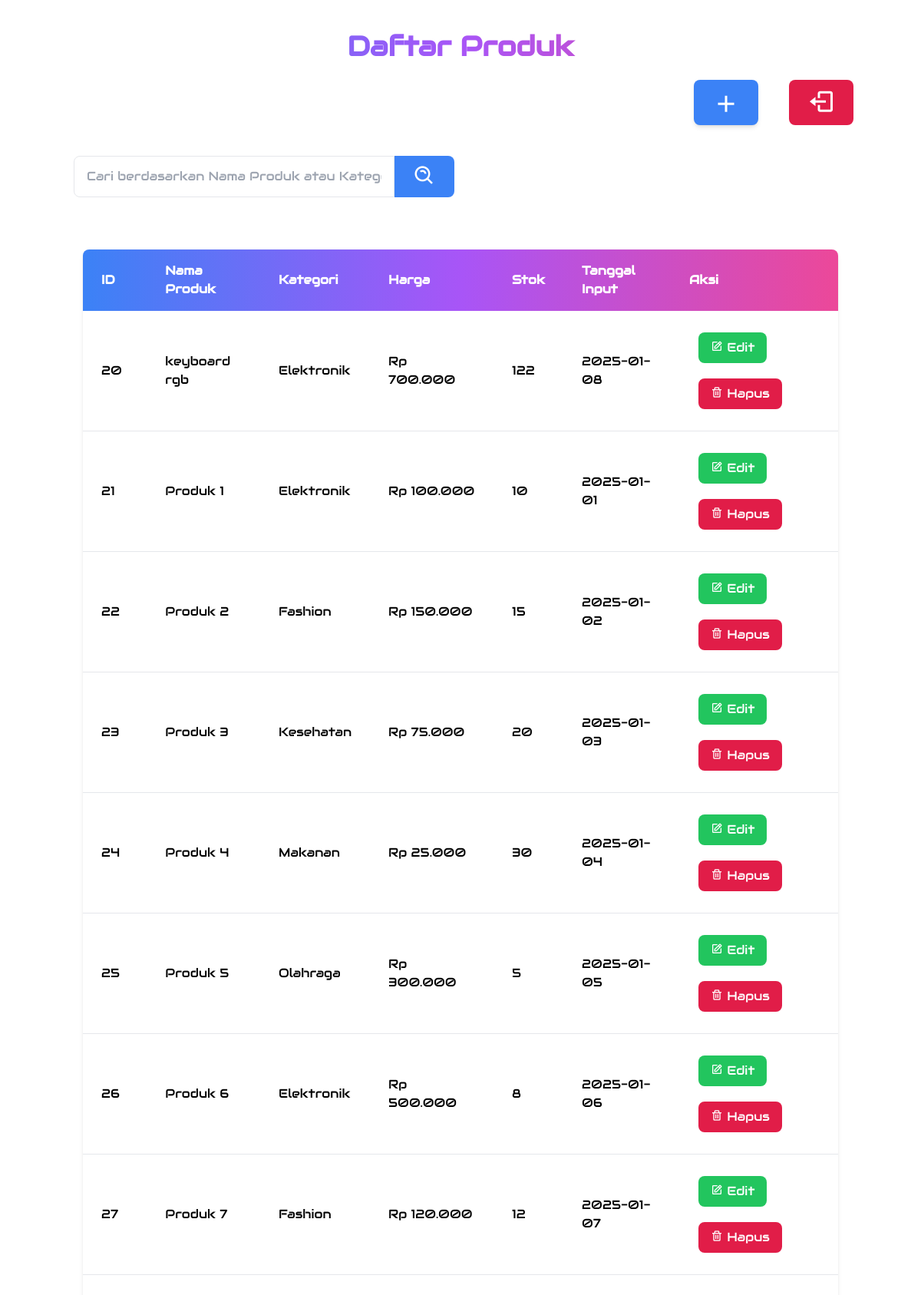
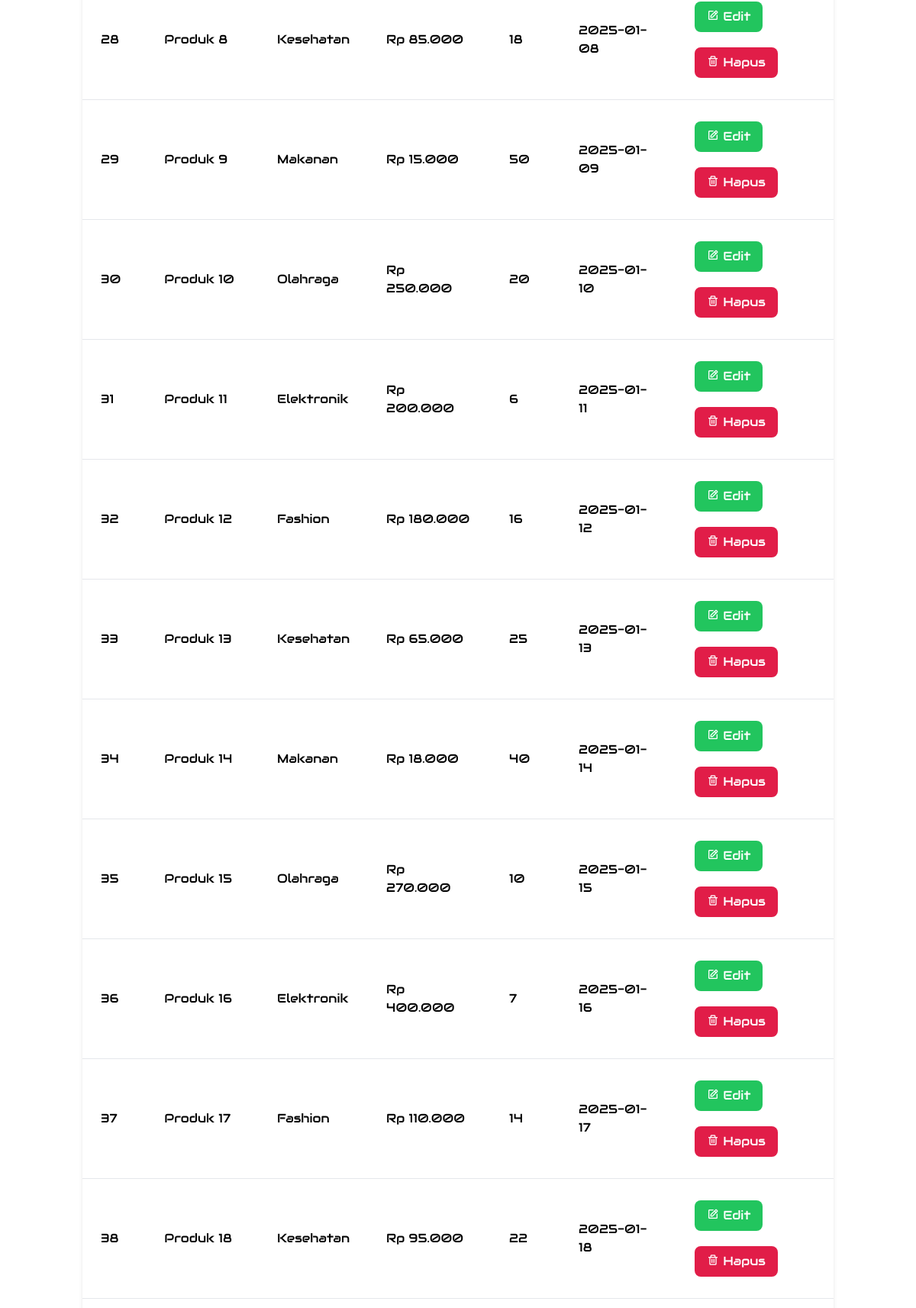
/index.php (signed in, upper part), run on the app's committed database (2 pictures, top to bottom).
### tables this page shows
CREATE TABLE `produk` (
  `id_produk` int(11) NOT NULL,
  `nama_produk` varchar(100) NOT NULL,
  `kategori` varchar(50) NOT NULL,
  `harga` int(11) NOT NULL,
  `stok` int(11) NOT NULL,
  `tanggal_input` date DEFAULT curdate()
);

### index.php (the view, shortened to what this page needs)
<!DOCTYPE html>
<html lang="en">
<head>
    <link href='https://unpkg.com/boxicons@2.1.4/css/boxicons.min.css' rel='stylesheet'>
    <script src="https://cdn.tailwindcss.com"></script>
</head>
<body class="rounded-lg color-changing">
    <div class="container mx-auto py-10 sm">
        <h1 class="text-4xl font-bold text-center text-gradient bg-gradient-to-r from-blue-500 via-purple-500 to-pink-500 bg-clip-text text-transparent">
        </h1>
        <div class="mt-6  flex justify-end gap-10">
            <a href="input_produk.php" class="bg-blue-500 hover:scale-110 transition duration-300 text-white px-6 py-2 rounded-lg shadow-md flex items-end ">
            <i class='bx bx-plus text-4xl'></i>
            </a>
            <a href="logout.php" class="bg-rose-600 hover:bg-rose-500 hover:scale-110 transition duration-300 text-white px-6 py-2 rounded-lg ">
              <i class='bx bx-log-out text-4xl'></i>
                </a>
        </div>
        <div class="mt-8 flex justify-center w-1/2 sm justify-center p-2">
            <form method="GET" action="index.php" class="flex w-full hover hover:scale-110  transition duration-300">
                <input
                    type="text"
                    name="search"
                    placeholder="Cari berdasarkan Nama Produk atau Kategori..."
                    value="<?php echo isset($_GET['search']) ? htmlspecialchars($_GET['search']) : ''; ?>"
                    class="flex-grow px-4 py-2 border rounded-l-lg focus:outline-none focus:ring focus:border-blue-300"
                />
                <button
                    type="submit"
                    class="bg-blue-500 hover:bg-blue-600 text-white px-6 py-2 rounded-r-lg transition duration-300"
                >
                <i class='bx bx-search-alt text-3xl' ></i>
                </button>
            </form>
        </div>
        <div class="mt-10 sm:text-l p-5 justify-center">
            <table class="w-full table-auto bg-white rounded-lg shadow-md overflow-hidden">
                <thead class="bg-gradient-to-r from-blue-500 via-purple-500 to-pink-500 text-white">
                    <tr>
                        <th class="px-6 py-4 text-left">ID</th>
                        <th class="px-6 py-4 text-left">Nama Produk</th>
                        <th class="px-6 py-4 text-left">Kategori</th>
                        <th class="px-6 py-4 text-left">Harga</th>
                        <th class="px-6 py-4 text-left">Stok</th>
                        <th class="px-6 py-4 text-left">Tanggal Input</th>
                        <th class="px-6 py-4 text-left">Aksi</th>
                    </tr>
                </thead>
                <tbody>
                    <?php
                    include 'koneksi.php';
                    $query = "SELECT * FROM produk";
                    $result = mysqli_query($conn, $query);
                    if (mysqli_num_rows($result) > 0) {
                        while ($row = mysqli_fetch_assoc($result)) {
                            echo "<tr class='hover:bg-gradient-to-r hover:from-blue-100 hover:to-pink-100 transition duration-300'>";
                            echo "<td class='px-6 py-4 border-b'>" . $row['id_produk'] . "</td>";
                            echo "<td class='px-6 py-4 border-b'>" . $row['nama_produk'] . "</td>";
                            echo "<td class='px-6 py-4 border-b'>" . $row['kategori'] . "</td>";
                            echo "<td class='px-6 py-4 border-b'>Rp " . number_format($row['harga'], 0, ',', '.') . "</td>";
                            echo "<td class='px-6 py-4 border-b'>" . $row['stok'] . "</td>";
                            echo "<td class='px-6 py-4 border-b'>" . $row['tanggal_input'] . "</td>";
                            echo "<td class='px-6 py-4 border-b'>
                                    <button class='bg-green-500 hover:scale-110 m-3 transition duration-300 text-white px-4 py-2 rounded-lg' onclick='editProduct(" . $row['id_produk'] . ")'>
                                        <i class='bx bx-edit'></i> Edit
                                    </button>
                                    <button class='bg-rose-600 hover:scale-110 m-3 transition duration-300 text-white px-4 py-2 rounded-lg mt-2' onclick='deleteProduct(" . $row['id_produk'] . ")'>
                                       <i class='bx bx-trash'></i> Hapus
                                    </button>
                                  </td>";
                            echo "</tr>";
                        }
                    } else {
                        echo "<tr><td colspan='7' class='text-center py-6'>Tidak ada data yang sesuai.</td></tr>";
                    }
                    ?>
                </tbody>
            </table>
        </div>
    </div>
</body>
</html>

### index.php (style rules this page uses)
* { font-family: "Audiowide", sans-serif;; }
.color-changing { animation: color-change 35s infinite; }

### data on the page
produk: id_produk "20", nama_produk "keyboard rgb", kategori "Elektronik", harga "700.000", stok "122", tanggal_input "2025-01-08"
produk: id_produk "21", nama_produk "Produk 1", kategori "Elektronik", harga "100.000", stok "10", tanggal_input "2025-01-01"
produk: id_produk "22", nama_produk "Produk 2", kategori "Fashion", harga "150.000", stok "15", tanggal_input "2025-01-02"
produk: id_produk "23", nama_produk "Produk 3", kategori "Kesehatan", harga "75.000", stok "20", tanggal_input "2025-01-03"
produk: id_produk "24", nama_produk "Produk 4", kategori "Makanan", harga "25.000", stok "30", tanggal_input "2025-01-04"
produk: id_produk "25", nama_produk "Produk 5", kategori "Olahraga", harga "300.000", stok "5", tanggal_input "2025-01-05"
produk: id_produk "26", nama_produk "Produk 6", kategori "Elektronik", harga "500.000", stok "8", tanggal_input "2025-01-06"
produk: id_produk "27", nama_produk "Produk 7", kategori "Fashion", harga "120.000", stok "12", tanggal_input "2025-01-07"
produk: id_produk "28", nama_produk "Produk 8", kategori "Kesehatan", harga "85.000", stok "18", tanggal_input "2025-01-08"
produk: id_produk "29", nama_produk "Produk 9", kategori "Makanan", harga "15.000", stok "50", tanggal_input "2025-01-09"
produk: id_produk "30", nama_produk "Produk 10", kategori "Olahraga", harga "250.000", stok "20", tanggal_input "2025-01-10"
produk: id_produk "31", nama_produk "Produk 11", kategori "Elektronik", harga "200.000", stok "6", tanggal_input "2025-01-11"
produk: id_produk "32", nama_produk "Produk 12", kategori "Fashion", harga "180.000", stok "16", tanggal_input "2025-01-12"
produk: id_produk "33", nama_produk "Produk 13", kategori "Kesehatan", harga "65.000", stok "25", tanggal_input "2025-01-13"
produk: id_produk "34", nama_produk "Produk 14", kategori "Makanan", harga "18.000", stok "40", tanggal_input "2025-01-14"
produk: id_produk "35", nama_produk "Produk 15", kategori "Olahraga", harga "270.000", stok "10", tanggal_input "2025-01-15"
produk: id_produk "36", nama_produk "Produk 16", kategori "Elektronik", harga "400.000", stok "7", tanggal_input "2025-01-16"
produk: id_produk "37", nama_produk "Produk 17", kategori "Fashion", harga "110.000", stok "14", tanggal_input "2025-01-17"
produk: id_produk "38", nama_produk "Produk 18", kategori "Kesehatan", harga "95.000", stok "22", tanggal_input "2025-01-18"
